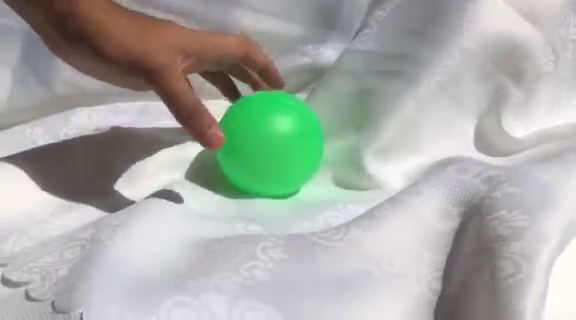
#> input picture frame 40 of ball.mp4, 576 x 320 px
$ python dense_optical_flow.py
#> lines starting #> are read from the running program, lines starting #| are printed output that depends on the picture
import cv2
import numpy as np
from imutils.video import FPS

cap = cv2.VideoCapture("ball.mp4")

ret, frame1 = cap.read()
#> frame1 is the input picture: shape (320, 576, 3); mean B, G, R 167.1, 172.8, 169.3
prvs = cv2.cvtColor(frame1,cv2.COLOR_BGR2GRAY)
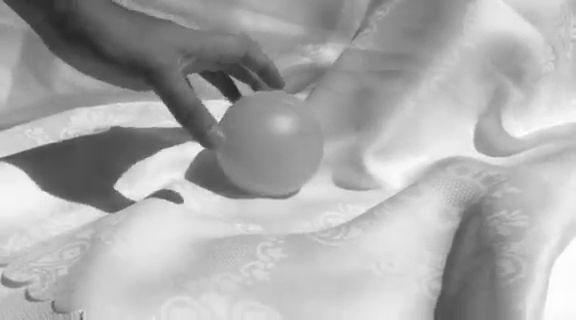
#> prvs: shape (320, 576); min 38, max 255, mean 171.1
hsv = np.zeros_like(frame1)
hsv[...,1] = 255
fps = FPS()
fps.start()
while(1):
    ret, frame2 = cap.read()
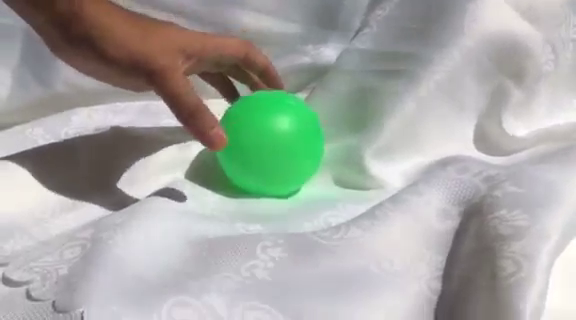
#> input picture frame 41 of ball.mp4, 576 x 320 px
#> frame2 is the input picture: shape (320, 576, 3); mean B, G, R 163.9, 169.5, 166.1
    next = cv2.cvtColor(frame2,cv2.COLOR_BGR2GRAY)

    flow = cv2.calcOpticalFlowFarneback(prvs,next, None, 0.5, 3, 15, 3, 5, 1.2, 0)

    mag, ang = cv2.cartToPolar(flow[...,0], flow[...,1])
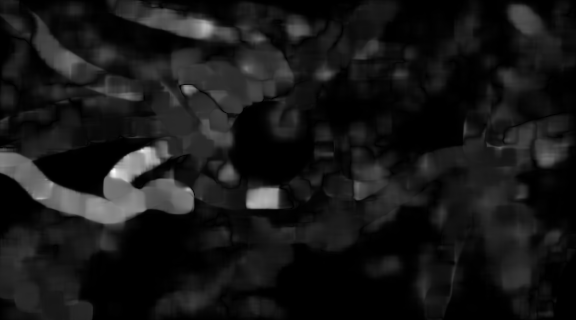
#> mag: shape (320, 576) float32; min 1.53e-09, max 7.7, mean 0.703; drawn with min black and max white
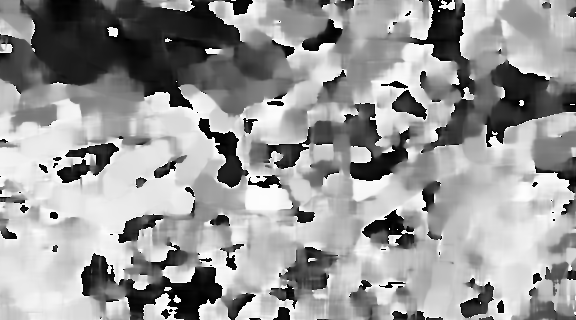
#> ang: shape (320, 576) float32; min 5.52e-06, max 6.28, mean 3.76; drawn with min black and max white
    hsv[...,0] = ang*180/np.pi/2
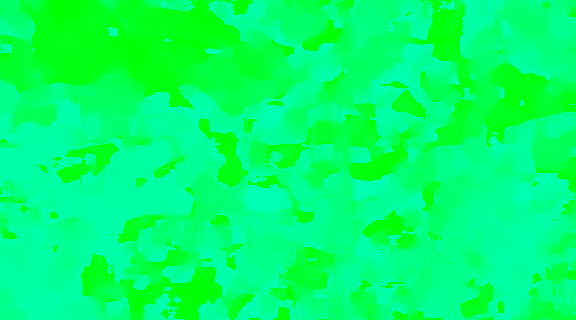
#> hsv: shape (320, 576, 3); mean of channels 0, 1, 2 107.3, 255, 0; drawn as B, G, R
    hsv[...,2] = cv2.normalize(mag,None,0,255,cv2.NORM_MINMAX)
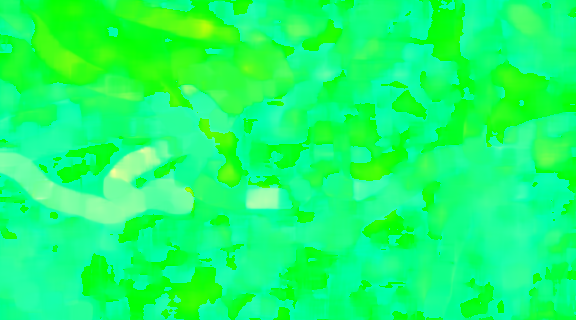
#> hsv: shape (320, 576, 3); mean of channels 0, 1, 2 107.3, 255, 22.8; drawn as B, G, R
    rgb = cv2.cvtColor(hsv,cv2.COLOR_HSV2BGR)
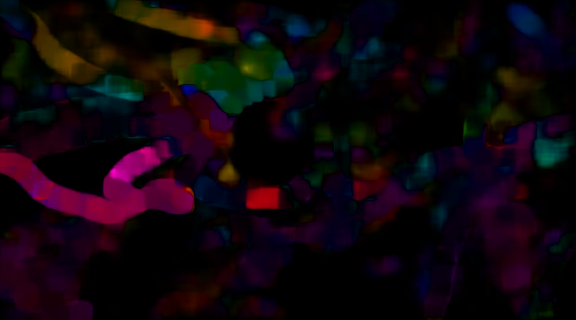
#> rgb: shape (320, 576, 3); mean B, G, R 12.5, 5.8, 16.4
    fps.update()
    cv2.imshow('frame2',rgb)
    k = cv2.waitKey(1) & 0xff
#> (key Esc is pressed here)
    if k == 27:
        break
    elif k == ord('s'):
        #cv2.imwrite('opticalfb.png',frame2)
        #cv2.imwrite('opticalhsv.png',rgb)
        continue
    prvs = next

fps.stop()
print('FPS:', fps.fps())

cap.release()
cv2.destroyAllWindows()

$ run again, starting later in the video
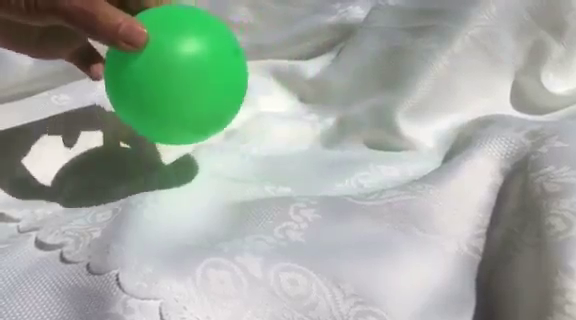
#> input picture frame 322 of ball.mp4, 576 x 320 px
#> frame1 is the input picture: shape (320, 576, 3); mean B, G, R 161, 170.6, 160.2
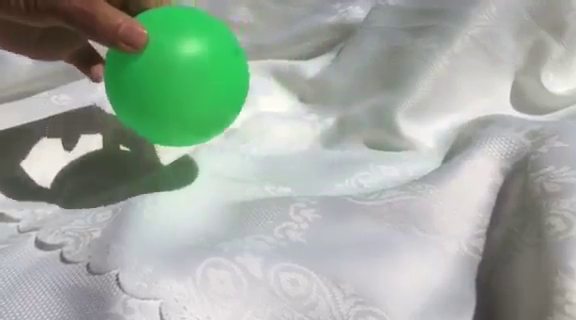
#> input picture frame 323 of ball.mp4, 576 x 320 px
#> frame2 is the input picture: shape (320, 576, 3); mean B, G, R 160.6, 170.3, 159.9
#> `rgb = cv2.cvtColor(hsv,cv2.COLOR_HSV2BGR)`:
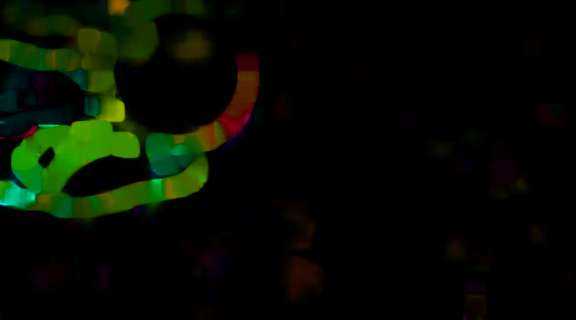
#> rgb: shape (320, 576, 3); mean B, G, R 1.7, 12.5, 6.2
